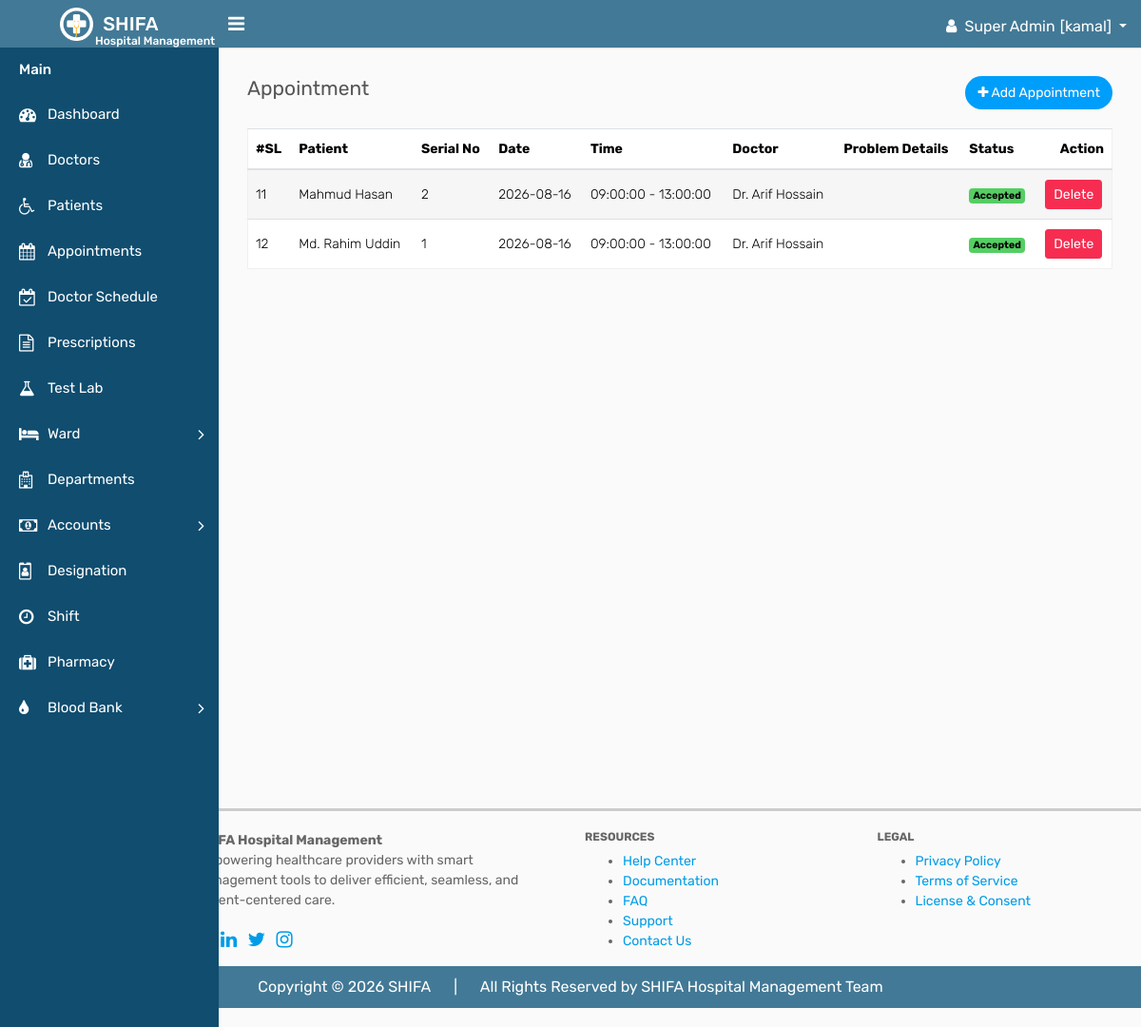
/appointment/appointment_list.php (signed in), run on an earlier commit of the app's database.
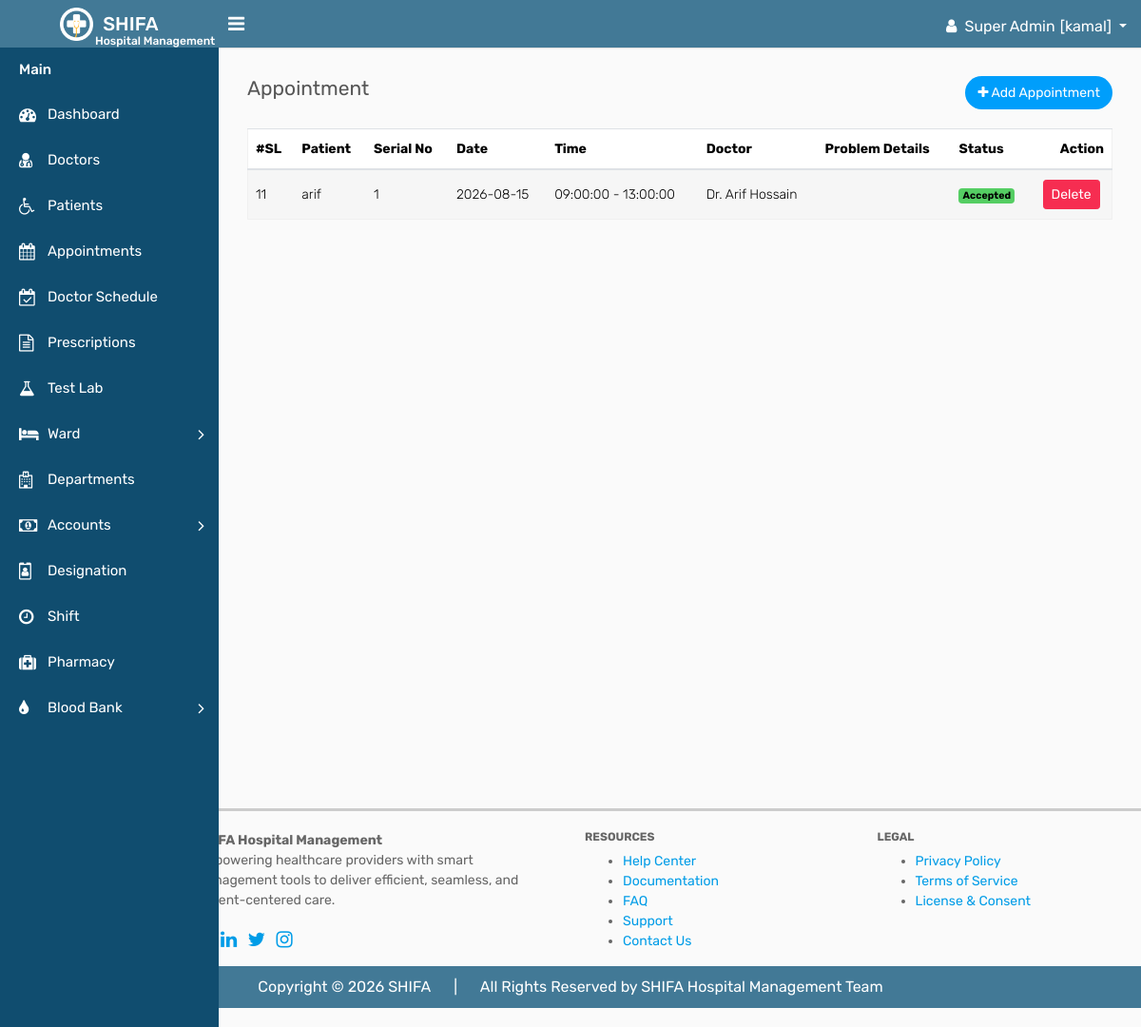
And on a later commit of the database.
### tables this page shows
CREATE TABLE `appointments` (
  `id` int(11) NOT NULL,
  `serial_no` int(11) NOT NULL,
  `doctor_id` int(11) NOT NULL,
  `patient_id` int(11) NOT NULL,
  `age` int(11) NOT NULL,
  `appointment_date` date NOT NULL,
  `app_schedule_id` int(11) NOT NULL,
  `note` text DEFAULT NULL,
  `status` int(11) NOT NULL COMMENT '1 pending, 2 accepted, 3 rejected',
  `updated_at` timestamp NOT NULL DEFAULT current_timestamp() ON UPDATE current_timestamp(),
  `deleted_at` datetime DEFAULT NULL,
  `created_at` timestamp NOT NULL DEFAULT current_timestamp()
);

CREATE TABLE `patients` (
  `id` int(11) NOT NULL,
  `name` varchar(100) DEFAULT NULL,
  `gender` varchar(10) DEFAULT NULL COMMENT '1=male,2=female,3=others',
  `age` varchar(10) DEFAULT NULL,
  `blood_group` varchar(6) DEFAULT NULL,
  `phone` varchar(20) DEFAULT NULL,
  `email` varchar(100) DEFAULT NULL,
  `address` varchar(200) DEFAULT NULL,
  `discount_percent` decimal(5,2) DEFAULT 0.00,
  `emergency_contact` varchar(20) DEFAULT NULL,
  `created_at` timestamp NOT NULL DEFAULT current_timestamp(),
  `updated_at` timestamp NOT NULL DEFAULT current_timestamp() ON UPDATE current_timestamp(),
  `deleted_at` datetime DEFAULT NULL,
  `created_by` int(11) DEFAULT NULL,
  `updated_by` int(11) DEFAULT NULL
);

CREATE TABLE `schedules` (
  `id` int(11) NOT NULL,
  `doctor_id` int(11) NOT NULL,
  `day_of_week` varchar(20) NOT NULL,
  `start_time` time NOT NULL,
  `end_time` time NOT NULL,
  `appointment_qty` int(11) NOT NULL,
  `status` enum('Active','Inactive') DEFAULT 'Active',
  `deleted_at` datetime DEFAULT NULL
);

CREATE TABLE `doctors` (
  `id` int(11) NOT NULL,
  `department_id` int(11) NOT NULL,
  `designation_id` int(11) NOT NULL,
  `shift_id` int(11) NOT NULL,
  `name` varchar(100) DEFAULT NULL,
  `gender` int(11) DEFAULT NULL COMMENT '1=male,2=female,3=others',
  `specialization` varchar(100) DEFAULT NULL,
  `qualification` varchar(100) DEFAULT NULL,
  `experience` int(11) DEFAULT NULL,
  `phone` varchar(20) DEFAULT NULL,
  `email` varchar(100) DEFAULT NULL,
  `address` text DEFAULT NULL,
  `status` int(2) NOT NULL COMMENT '0=inactive,1=active',
  `created_at` timestamp NOT NULL DEFAULT current_timestamp(),
  `updated_at` timestamp NOT NULL DEFAULT current_timestamp() ON UPDATE current_timestamp(),
  `deleted_at` datetime DEFAULT NULL
);

### component/connection.php (called while the page is built, shortened)
<?php
    $base_url = "http://localhost/shifa/";
    require_once  ($_SERVER['DOCUMENT_ROOT'] . "/shifa/crud/crud_class.php");
    $crud = new crud_class();
?>

### crud/crud_class.php (called while the page is built, shortened)
<?php
class crud_class{
    private $host = "localhost";
    private $username = "root";
    private $password = "";
    private $database = "shifa";
    public $conn;
    public function __construct(){
        $this->conn = new mysqli($this->host, $this->username, $this->password, $this->database);
    }
    public function common_query($sql){
        $result=[
            "status"=>false,
            "data"=>[],
            "message"=>""
        ];
        $rs = $this->conn->query($sql);
        if($rs->num_rows > 0){
            $result["status"] = true;
            $result["message"] = "Records found";
            while($row = $rs->fetch_object()){
                $result["data"][] = $row;
            }
            return $result;
        } else {
            $result["message"] = "No records found";
            return $result;
        }
    }
}

### appointment/appointment_list.php (the view)
<?php require_once "../component/header.php"; ?>
<?php require_once "../component/sidebar.php"; ?>
<div class="page-wrapper">
    <div class="content">
        <div class="row">
            <div class="col-sm-4 col-3">
                <h4 class="page-title">Appointment</h4>
            </div>
            <div class="col-sm-8 col-9 text-right m-b-20">
                <a href="add-appointment.php" class="btn btn btn-primary btn-rounded float-right"><i class="fa fa-plus"></i> Add Appointment</a>
            </div>
        </div>
        <div class="row">
            <div class="col-md-12">
                <div class="table-responsive">
                    <table class="table table-border table-striped custom-table datatable mb-0">
                        <thead>
                            <tr>
                                <th>#SL</th>
                                <th>Patient</th>
                                <th>Serial No</th>
                                <th>Date</th>
                                <th>Time</th>
                                <th>Doctor</th>
                                <th>Problem Details</th>
                                <th>Status</th>
                                <th class="text-right">Action</th>
                            </tr>
                        </thead>
                        <tbody>
                            <tr>
                                <?php
                                if(isset($_GET['page']) && is_numeric($_GET['page'])){
                                    $page = (int)$_GET['page'];
                                } else {
                                    $page = 1;
                                }
                                $appointment = $crud->common_query("SELECT appointments.*, patients.name as patient_name, schedules.start_time, schedules.end_time, doctors.name as doctor_name FROM `appointments` join patients on patients.id=appointments.patient_id join doctors on doctors.id=appointments.doctor_id join schedules on schedules.id=appointments.app_schedule_id WHERE appointments.deleted_at is null order by appointments.id desc LIMIT 10 OFFSET ".(($page-1)*10));
                                if($appointment['status']){
                                foreach ($appointment['data'] as $i => $appointment) { ?>
                                <td><?= $page*10 + $i + 1 ?></td>
                                <td><?= $appointment->patient_name ?></td>
                                <td><?= $appointment->serial_no ?></td>
                                <td><?= $appointment->appointment_date ?></td>
                                <td><?= $appointment->start_time ?> - <?= $appointment->end_time ?></td>
                                <td><?= $appointment->doctor_name ?></td>
                                <td><?= $appointment->note ?></td>
                                <td>
                                    <?php
                                        if($appointment->status == 1) {
                                            echo '<span class="badge bg-warning">Pending</span>';
                                        } elseif ($appointment->status == 2) {
                                            echo '<span class="badge bg-success">Accepted</span>';
                                        } elseif ($appointment->status == 3) {
                                            echo '<span class="badge bg-danger">Cancelled</span>';
                                        }
                                    ?>
                                </td>
                                <td class="text-center">
                                    <a href="<?= $base_url ?>appointment/delete_appoint.php?id=<?= $appointment->id ?>" class="btn btn-sm btn-danger">Delete</a>
                                </td>
                            </tr>
                            <?php } } ?>
                        </tbody>
                    </table>
                </div>
            </div>
        </div>
    </div>
</div>
   <?php require_once "../component/footer.php" ?>

### component/header.php (shortened to what this page needs)
<?php
    require_once "connection.php";
?>
<!DOCTYPE html>
<html lang="en">
<head>
    <link rel="stylesheet" type="text/css" href="<?= $base_url; ?>assets/assets/css/bootstrap.min.css">
    <link rel="stylesheet" type="text/css" href="<?= $base_url; ?>assets/assets//css/font-awesome.min.css">
    <link rel="stylesheet" type="text/css" href="<?= $base_url; ?>assets/assets//css/style.css">
</head>

### component/sidebar.php (shortened to what this page needs)
<body>
    <div class="main-wrapper">
        <div class="header" style="background-color: #427996;">
			<div class="header-left">
				<a href="<?= $base_url; ?>dashboard.php" class="logo">
					<img src="<?= $base_url; ?>assets/assets/img/logo.png" width="35" height="35" alt=""> <span style="font-size: 20px;">SHIFA</span>
                    <span style="color: #fff; font-size: 12px; position: absolute; top: 34px; left: 90px;">Hospital Management</span>
				</a>
			</div>
			<a id="toggle_btn" href="javascript:void(0);"><i class="fa fa-bars"></i></a>
            <ul class="nav user-menu float-right">
                <li class="nav-item dropdown has-arrow">
                    <a href="#" class="dropdown-toggle nav-link user-link" data-toggle="dropdown">
                        <i class="fa fa-user pr-2"></i><span class="auth-role" style="padding-right: 5px;"><?= $_SESSION['user_role']; ?></span>[<span class="auth-name"><?= $_SESSION['user_name']; ?></span>]
                    </a>
                </li>
            </ul>
        </div>
<div class="sidebar" id="sidebar" style="background-color: #104d6f;">
            <div class="sidebar-inner slimscroll">
                <div id="sidebar-menu" class="sidebar-menu">
                    <ul>
                        <li class="menu-title" style="color: #fff;">Main</li>
                        <li>
                            <a href="<?= $base_url; ?>dashboard.php"><i class="fa fa-dashboard" style="color: #fff;"></i> <span style="color: #fff;">Dashboard</span></a>
                        </li>
						<li>
                            <a href="<?= $base_url; ?>doctors/doctors.php"><i class="fa fa-user-md" style="color: #fff;"></i> <span style="color: #fff;">Doctors</span></a>
                        </li>
                        <li>
                            <a href="<?=$base_url; ?>patients/patients.php"><i class="fa fa-wheelchair" style="color: #fff;"></i> <span style="color: #fff;">Patients</span></a>
                        </li>
                        <li>
                            <a href="<?=$base_url; ?>appointment/appointment_list.php"><i class="fa fa-calendar" style="color: #fff;"></i> <span style="color: #fff;">Appointments</span></a>
                        </li>
                        <li>
                            <a href="<?= $base_url; ?>schedule/schedule.php"><i class="fa fa-calendar-check-o" style="color: #fff;"></i> <span style="color: #fff;">Doctor Schedule</span></a>
                        </li>
                        <li>
                            <a href="<?=$base_url; ?>prescription/prescription_list.php"><i class="fa fa-file-text-o" style="color: #fff;"></i> <span style="color: #fff;">Prescriptions</span></a>
                        </li>
                        <li>
                            <a href="<?=$base_url; ?>lab/lab_category/lab.php"><i class="fa fa-flask" style="color: #fff;"></i> <span style="color: #fff;">Test Lab</span></a>
                        </li>
                        <li class="submenu">
							<a href="#"><i class="fa fa-bed" style="color: #fff;"></i> <span style="color: #fff;"> Ward </span> <span class="menu-arrow" style="color: #fff;"></span></a>
						</li>
                        <li>
                            <a href="<?= $base_url; ?>departments/departments.php"><i class="fa fa-hospital-o" style="color: #fff;"></i> <span style="color: #fff;">Departments</span></a>
                        </li>
                        <li class="submenu">
							<a href="#"><i class="fa fa-money" style="color: #fff;"></i> <span style="color: #fff;"> Accounts </span> <span class="menu-arrow" style="color: #fff;"></span></a>
						</li>
                        <li>
                            <a href="<?= $base_url; ?>designation/designation.php"><i class="fa fa-id-badge" style="color: #fff;"></i> <span style="color: #fff;">Designation</span></a>
                        </li>
                        <li>
                            <a href="<?= $base_url; ?>shift/shift.php"><i class="fa fa-clock-o" style="color: #fff;"></i> <span style="color: #fff;">Shift</span></a>
                        </li>
                        <li>
                            <a href="<?= $base_url; ?>pharmacy/pharmacy.php"><i class="fa fa-medkit" style="color: #fff;"></i> <span style="color: #fff;">Pharmacy</span></a>
                        </li>
                        <li class="submenu">
							<a href="#"><i class="fa fa-tint" style="color: #fff;"></i> <span style="color: #fff;"> Blood Bank </span> <span class="menu-arrow" style="color: #fff;"></span></a>
						</li>
                    </div>
            </div>
        </div>

### component/footer.php (shortened to what this page needs)
        <footer>
                <div class="row" style=" border-top: 3px solid #ccc; padding-top: 20px; margin-top: 50px;">
                    <div class="col-sm-4 offset-sm-2">
                        <div class="font-weight-bold">SHIFA Hospital Management</div>
                            <p class="footer-description">Empowering healthcare providers with smart management tools to deliver efficient, seamless, and patient-centered care.</p>
                        <div class="social-icons">
                            <a href="#" style="font-size: 20px;"><i class="fa fa-facebook p-1 "></i></a>
                            <a href="#" style="font-size: 20px;"><i class="fa fa-linkedin p-1"></i></a>
                            <a href="#" style="font-size: 20px;"><i class="fa fa-twitter p-1"></i></a>
                            <a href="#" style="font-size: 20px;"><i class="fa fa-instagram p-1"></i></a>
                        </div>
                    </div>
                    <div class="col-sm-3">
                        <h6 class="font-weight-bold">RESOURCES</h6>
                        <ul class="footer-links">
                            <li><a href="#">Help Center</a></li>
                            <li><a href="#">Documentation</a></li>
                            <li><a href="#">FAQ</a></li>
                            <li><a href="#">Support</a></li>
                            <li><a href="#">Contact Us</a></li>
                        </ul>
                    </div>
                    <div class="col-sm-3">
                    <h6 class="font-weight-bold">LEGAL</h6>
                        <ul class="footer-links">
                            <li><a href="#">Privacy Policy</a></li>
                            <li><a href="#">Terms of Service</a></li>
                            <li><a href="#">License & Consent</a></li>
                        </ul>
                    </div>
                </div>
            </div>
            <div class="row">
                <div class="col-sm-12 text-center" style="font-size: 16px; color: #fff;background-color: #427996; margin-bottom: 20px; padding: 10px; border-radius: 5px;">
                    <span style="margin-right: 20px;">Copyright © 2026 SHIFA</span> | <span style="margin-left: 20px;">All Rights Reserved by SHIFA Hospital Management Team</span>
                </div>
            </div>
</body>
</html>

What changed in the data, as far as the page shows it:
removed appointments: i "11", patient.name "Mahmud Hasan", serial_no "2", appointment_date "2026-08-16", schedules.start_time "09:00:00", schedules.end_time "13:00:00", doctor.name "Dr. Arif Hossain", status "Accepted"
removed appointments: i "12", patient.name "Md. Rahim Uddin", serial_no "1", appointment_date "2026-08-16", schedules.start_time "09:00:00", schedules.end_time "13:00:00", doctor.name "Dr. Arif Hossain", status "Accepted"
added appointments: i "11", patient.name "arif", serial_no "1", appointment_date "2026-08-15", schedules.start_time "09:00:00", schedules.end_time "13:00:00", doctor.name "Dr. Arif Hossain", status "Accepted"
